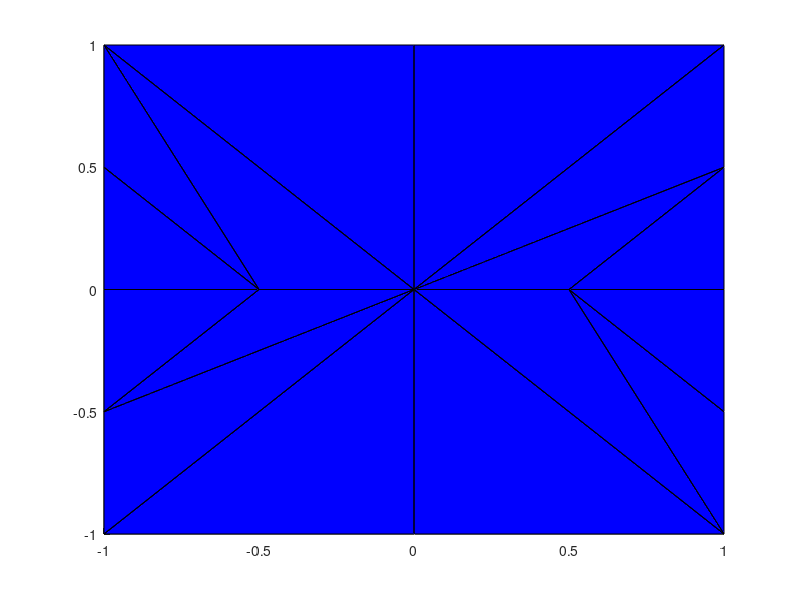

Write MATLAB code to recreate this figure. (Note: this script raises an error after producing the figure.)
[X,Y,Z]=meshgrid(-1:1:1);

V=@(X,Y,Z)exp(Z)-Y.^2+X.^2-1.5;
%V=@(x,y,z)x.^2+y.^2+z.^2-.75;

fv=isosurface(X,Y,Z,V(X,Y,Z),0);

figure(1)
%subplot(1,2,1)
hold on
patch(fv,'FaceColor','blue')
plotMeshgrid(X,Y,Z)
xlabel('X')
ylabel('Y')
zlabel('Z')
axis equal
hold off

h1=[];
h2=[];
h3=[];
h4=[];
h5=[];
for i = 1:size(fv.vertices,1)
    delete(h1)
    delete(h2)
    delete(h3)
    delete(h4)
    delete(h5)
    c = getConnectedNodes(fv.faces,fv.vertices,i);
    cv = fv.vertices(c,:);  
    figure(1)
    hold on
    h1 = plot3(fv.vertices(i,1),fv.vertices(i,2),fv.vertices(i,3),'ro','MarkerSize',20,'MarkerFaceColor','r');
    h2 = plot3(cv(:,1),cv(:,2),cv(:,3),'go','MarkerSize',10,'MarkerFaceColor','g');
    hold off
%     figure(2)
%     hold on
%     [vx,vy]=voronoi(fv.vertices([c;i],1),fv.vertices([c;i],2),'r');
%     h3=plot(vx,vy,'b');
%     h4=plot(fv.vertices(c,1),fv.vertices(c,2),'go','MarkerSize',10,'MarkerFaceColor','g');
%     h5=plot(fv.vertices(i,1),fv.vertices(i,2),'or','MarkerSize',20,'MarkerFaceColor','r');
%     axis equal
%     axis([-1 1 -1 1])
%     hold off
    figure(2)
    hold on
    P=fv.vertices(i,1:2)';
    Q=fv.vertices(c,1:2)';
    PQ=Q-P*ones(1,size(Q,2));
    newQ=zeros(size(Q));
    for j = 1:size(PQ,2)
        i_max=max(abs(PQ(:,j)))==abs(PQ(:,j));
        PQ(i_max,j);
        newQ(:,j)=P;
        newQ(i_max,j)=Q(i_max,j);
    end
    
    [vx,vy]=voronoi([newQ(1,:),P(1)],[newQ(2,:),P(2)],'r');
    h3=plot(vx,vy,'b');
    h4=plot([newQ(1,:)],[newQ(2,:)],'go','MarkerSize',10,'MarkerFaceColor','g');
    h5=plot(P(1),P(2),'or','MarkerSize',20,'MarkerFaceColor','r');
    axis equal
    axis([-1 1 -1 1])
    hold off
    pause()   
end


% subplot(1,2,2)
% hold on
% vert=fv.vertices;
% face=fv.faces;
% %triplot(face,vert(:,1),vert(:,2),'r')
% voronoi(vert(:,1),vert(:,2))
% axis equal
% hold off
